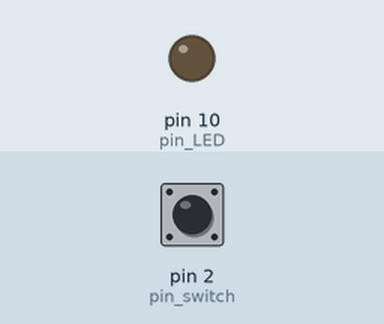
The sketch below on a simulated Arduino Uno, built with avr-gcc and run on an emulated ATmega328P. On the bench: output pins drawn as LEDs (lit = HIGH). The test bench sets the inputs (shaded band); at power-on: pin 2 (pin_switch) LOW. What the sketch prints to the serial monitor is not drawn.

Above: at 1.2 s.
1.3 s: pin 2 (pin_switch) pulled HIGH for 0.15 s
At 2.2 s:
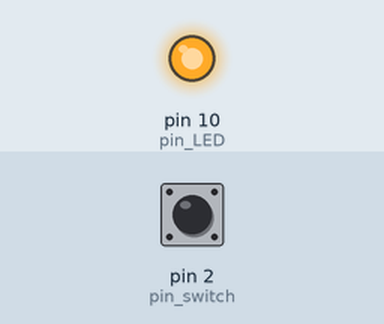
2.9 s: pin 2 (pin_switch) pulled HIGH for 1 s
At 3.4 s:
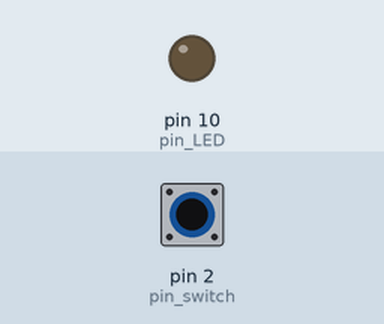
5.4 s: pin 2 (pin_switch) pulled HIGH for 3.2 s
At 6.5 s:
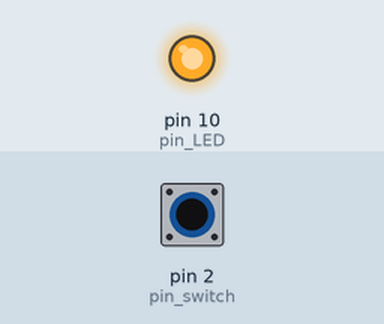
Timing chart, 0 to 8.4 s (numbered marks = the images above; inputs shaded):
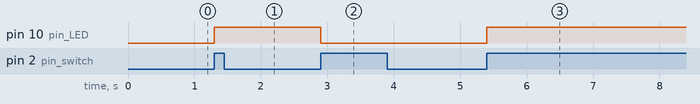

The sketch:

button_still.ino
```cpp
//  Sketch: SwitchingThings_03
//
//  An  example of using a button switch as a toggle switch to turn an LED on or off
//
//  Pins
//  D10 to resister and LED
//  D2 to push button switch

// Define the pins being used
int pin_LED = 10;
int pin_switch = 2;

// variables to hold the new and old switch states
boolean oldSwitchState = LOW;
boolean newSwitchState = LOW;

boolean LEDstatus = LOW;

void setup()
{
    Serial.begin(9600);
    Serial.print("Sketch:   ");   Serial.println(__FILE__);
    Serial.print("Uploaded: ");   Serial.println(__DATE__);
    Serial.println(" ");

    pinMode(pin_LED, OUTPUT);
    digitalWrite(pin_LED,LOW);

    pinMode(pin_switch, INPUT);
}

void loop()
{
    newSwitchState = digitalRead(pin_switch);

    if ( newSwitchState != oldSwitchState )
    {
       // has the button switch been closed?
       if ( newSwitchState == HIGH )
       {
           if ( LEDstatus == LOW ) { digitalWrite(pin_LED, HIGH);  LEDstatus = HIGH; }
           else                    { digitalWrite(pin_LED, LOW);   LEDstatus = LOW;  }
       }
       oldSwitchState = newSwitchState;
    }
}
```

Measured:
- after the input at 1.3 s, pin 10 (pin_LED): LOW → HIGH at once
- after the input at 2.9 s, pin 10 (pin_LED): HIGH → LOW at once
- after the input at 5.4 s, pin 10 (pin_LED): LOW → HIGH at once
